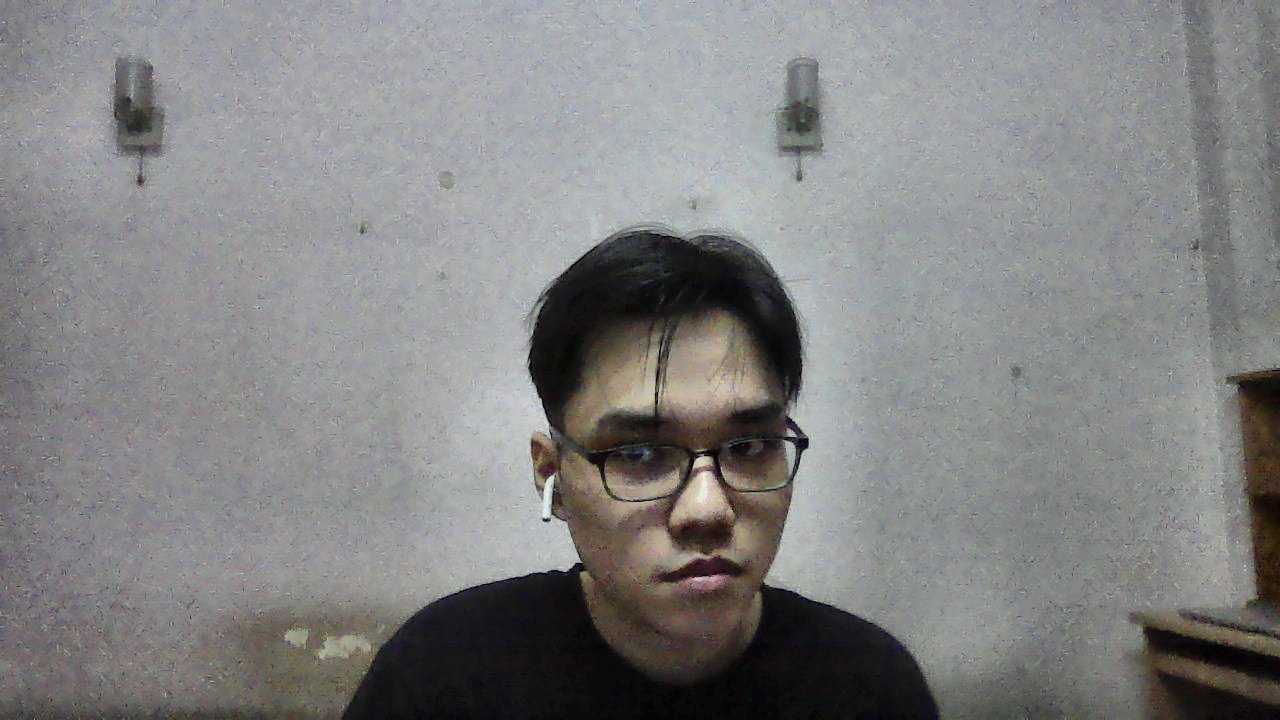
#> input picture snapshots/EVT-1790061709413-3-cls2-end.jpg, 1280 x 720 px
$ python -i preprocess.py   (imports and definitions only)
#> lines starting #> are read from the running program, lines starting #| are printed output that depends on the picture
#> further down, picture is the input picture: shape (720, 1280, 3); mean B, G, R 130.8, 130.8, 130.8
import cv2
import numpy as np

# Gray-World white balance
def gray_world(bgr):
    b, g, r = cv2.split(bgr)
    mb, mg, mr = b.mean() + 1e-6, g.mean() + 1e-6, r.mean() + 1e-6
    k = (mb + mg + mr) / 3.0
    kb, kg, kr = k/mb, k/mg, k/mr
    b = cv2.multiply(b, kb)
    g = cv2.multiply(g, kg)
    r = cv2.multiply(r, kr)
    out = cv2.merge([b, g, r])
    return np.clip(out, 0, 255).astype(np.uint8)

# CLAHE on L channel (LAB)
def clahe_l(bgr, clip=2.0, tile=(8,8)):
#> called with clip = 2, tile = (8, 8)
    lab = cv2.cvtColor(bgr, cv2.COLOR_BGR2LAB)
#> lab: shape (720, 1280, 3); mean of channels 0, 1, 2 137.7, 128.1, 128
    l, a, b = cv2.split(lab)
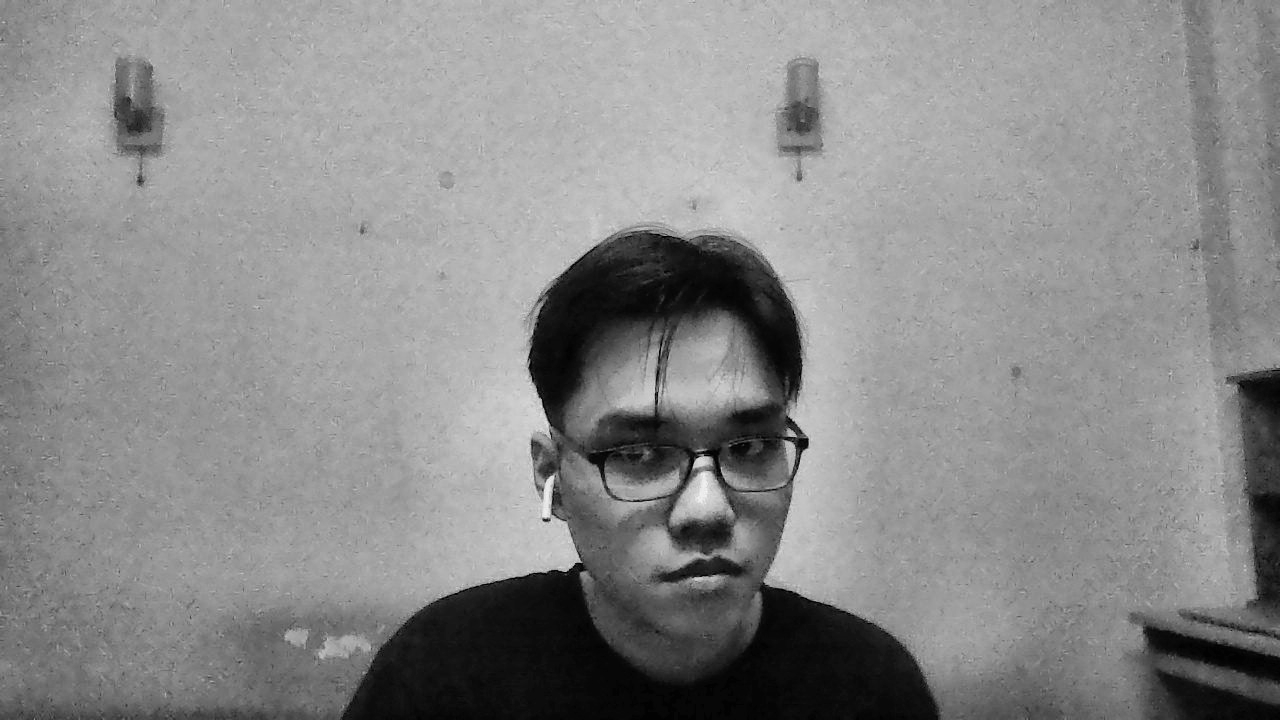
#> l: shape (720, 1280); min 0, max 246, mean 137.7
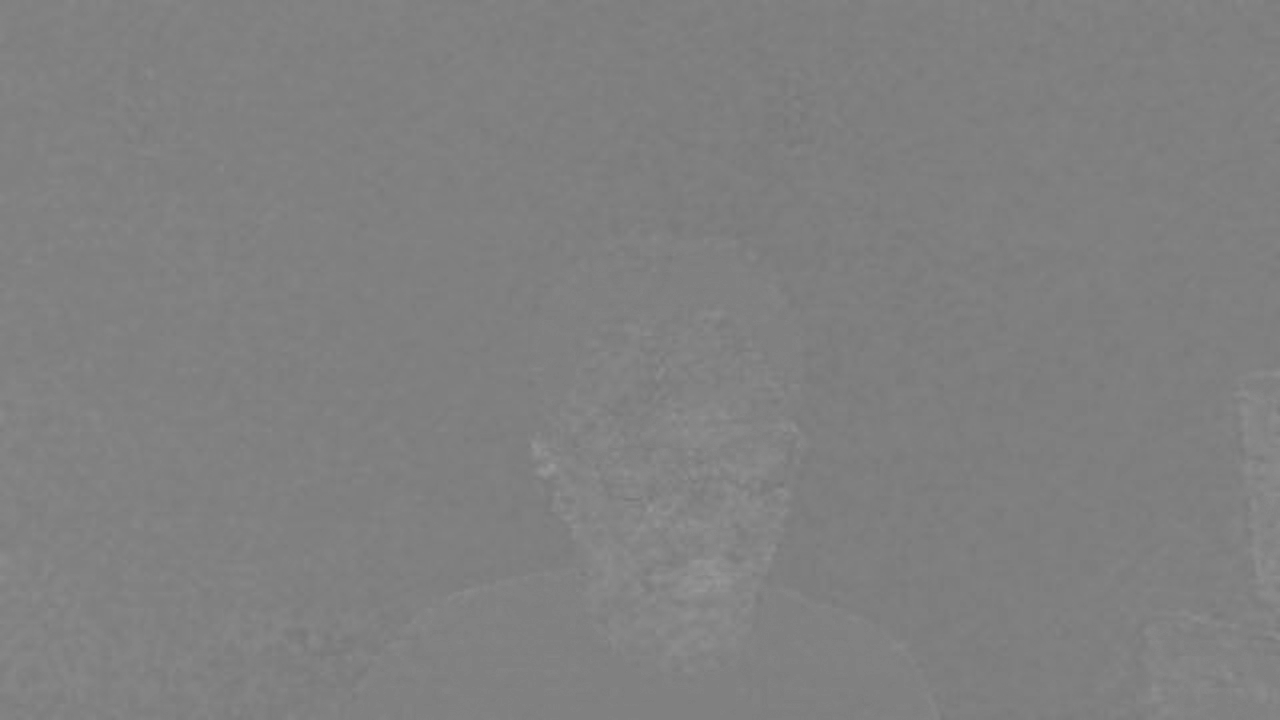
#> a: shape (720, 1280); min 117, max 152, mean 128.1
    clahe = cv2.createCLAHE(clipLimit=clip, tileGridSize=tile)
    l2 = clahe.apply(l)
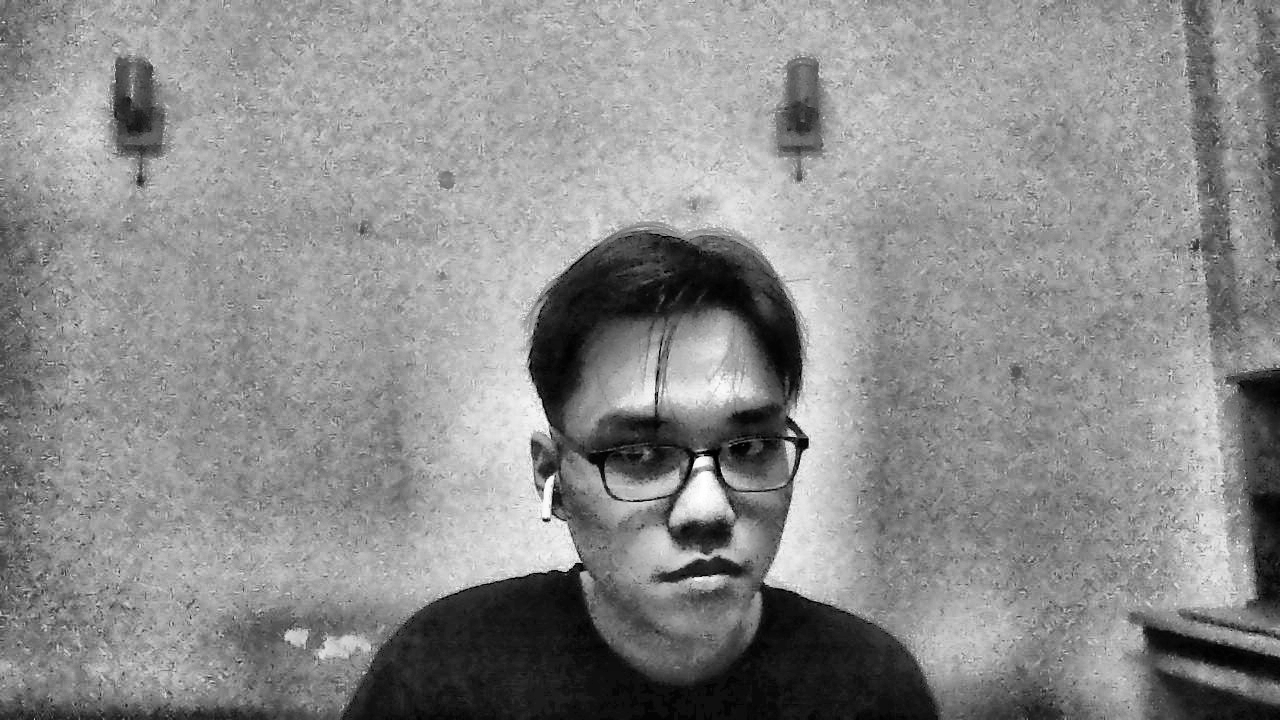
#> l2: shape (720, 1280); min 0, max 255, mean 140.1
    lab2 = cv2.merge([l2, a, b])
#> lab2: shape (720, 1280, 3); mean of channels 0, 1, 2 140.1, 128.1, 128
    return cv2.cvtColor(lab2, cv2.COLOR_LAB2BGR)
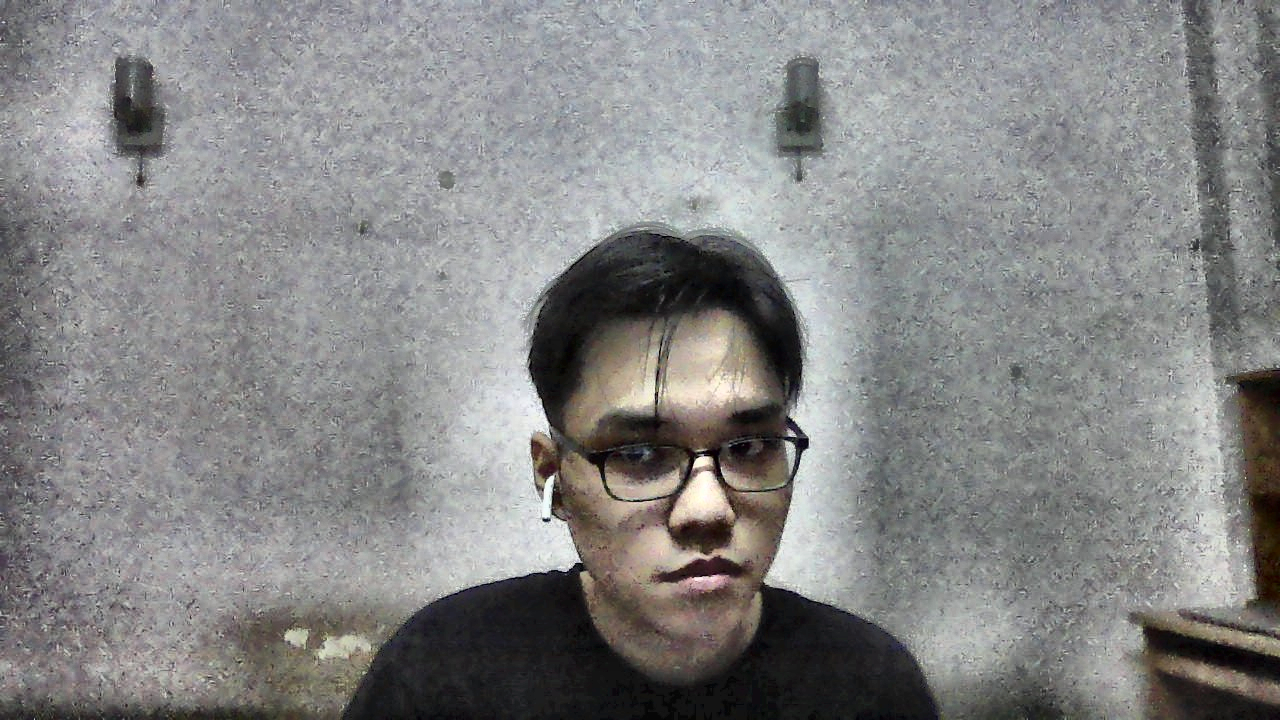
#> returned value: shape (720, 1280, 3); mean B, G, R 133.3, 133.3, 133.4


# Apply ROI polygon mask
def apply_roi(bgr, poly):
    mask = np.zeros(bgr.shape[:2], np.uint8)
    cv2.fillPoly(mask, [poly], 255)
    return cv2.bitwise_and(bgr, bgr, mask=mask), mask

class MotionGate:
    def __init__(self, alpha=0.02, th=25, min_area=500):
        self.bg = None
        self.alpha = alpha
        self.th = th
        self.min_area = min_area
        # lưu cường độ motion (số pixel thay đổi) để dùng làm feature ML
        self.last_motion_px = 0

    def check(self, roi_bgr):
        gray = cv2.cvtColor(roi_bgr, cv2.COLOR_BGR2GRAY)
        gray = cv2.GaussianBlur(gray, (5,5), 0)
        if self.bg is None:
            self.bg = gray.astype("float")
            self.last_motion_px = 0
            return True  # allow first frames
        cv2.accumulateWeighted(gray, self.bg, self.alpha)
        diff = cv2.absdiff(gray, cv2.convertScaleAbs(self.bg))
        _, bw = cv2.threshold(diff, self.th, 255, cv2.THRESH_BINARY)
        motion_px = int(cv2.countNonZero(bw))
        self.last_motion_px = motion_px
        return motion_px > self.min_area

>>> import cv2
>>> picture = cv2.imread('../snapshots/EVT-1790061709413-3-cls2-end.jpg')
>>> result = clahe_l(picture)
